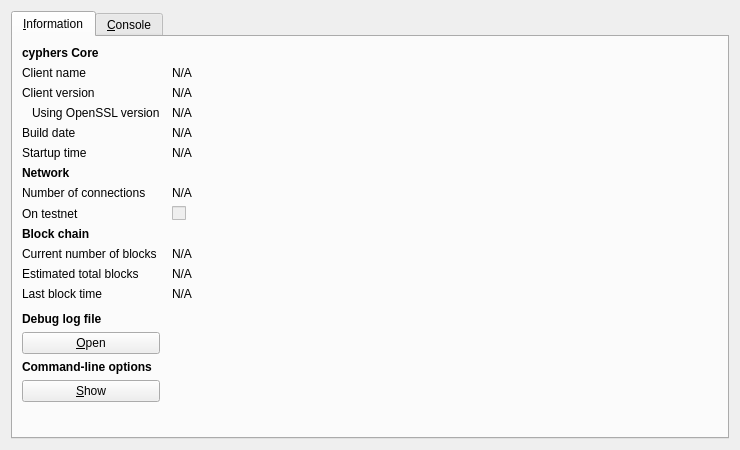
<?xml version="1.0" encoding="UTF-8"?>
<ui version="4.0">
 <class>RPCConsole</class>
 <widget class="QDialog" name="RPCConsole">
  <property name="geometry">
   <rect>
    <x>0</x>
    <y>0</y>
    <width>740</width>
    <height>450</height>
   </rect>
  </property>
  <property name="windowTitle">
   <string>cyphers - Debug window</string>
  </property>
  <layout class="QVBoxLayout" name="verticalLayout_2">
   <item>
    <widget class="QTabWidget" name="tabWidget">
     <property name="currentIndex">
      <number>0</number>
     </property>
     <widget class="QWidget" name="tab_info">
      <attribute name="title">
       <string>&amp;Information</string>
      </attribute>
      <layout class="QGridLayout" name="gridLayout" columnstretch="0,1">
       <property name="horizontalSpacing">
        <number>12</number>
       </property>
       <item row="0" column="0">
        <widget class="QLabel" name="label_9">
         <property name="font">
          <font>
           <weight>75</weight>
           <bold>true</bold>
          </font>
         </property>
         <property name="text">
          <string>cyphers Core</string>
         </property>
        </widget>
       </item>
       <item row="1" column="0">
        <widget class="QLabel" name="label_5">
         <property name="text">
          <string>Client name</string>
         </property>
        </widget>
       </item>
       <item row="1" column="1">
        <widget class="QLabel" name="clientName">
         <property name="cursor">
          <cursorShape>IBeamCursor</cursorShape>
         </property>
         <property name="text">
          <string>N/A</string>
         </property>
         <property name="textFormat">
          <enum>Qt::PlainText</enum>
         </property>
         <property name="textInteractionFlags">
          <set>Qt::LinksAccessibleByMouse|Qt::TextSelectableByKeyboard|Qt::TextSelectableByMouse</set>
         </property>
        </widget>
       </item>
       <item row="2" column="0">
        <widget class="QLabel" name="label_6">
         <property name="text">
          <string>Client version</string>
         </property>
        </widget>
       </item>
       <item row="2" column="1">
        <widget class="QLabel" name="clientVersion">
         <property name="cursor">
          <cursorShape>IBeamCursor</cursorShape>
         </property>
         <property name="text">
          <string>N/A</string>
         </property>
         <property name="textFormat">
          <enum>Qt::PlainText</enum>
         </property>
         <property name="textInteractionFlags">
          <set>Qt::LinksAccessibleByMouse|Qt::TextSelectableByKeyboard|Qt::TextSelectableByMouse</set>
         </property>
        </widget>
       </item>
       <item row="3" column="0">
        <widget class="QLabel" name="label_14">
         <property name="text">
          <string>Using OpenSSL version</string>
         </property>
         <property name="indent">
          <number>10</number>
         </property>
        </widget>
       </item>
       <item row="3" column="1">
        <widget class="QLabel" name="openSSLVersion">
         <property name="cursor">
          <cursorShape>IBeamCursor</cursorShape>
         </property>
         <property name="text">
          <string>N/A</string>
         </property>
         <property name="textFormat">
          <enum>Qt::PlainText</enum>
         </property>
         <property name="textInteractionFlags">
          <set>Qt::LinksAccessibleByMouse|Qt::TextSelectableByKeyboard|Qt::TextSelectableByMouse</set>
         </property>
        </widget>
       </item>
       <item row="4" column="0">
        <widget class="QLabel" name="label_12">
         <property name="text">
          <string>Build date</string>
         </property>
        </widget>
       </item>
       <item row="4" column="1">
        <widget class="QLabel" name="buildDate">
         <property name="cursor">
          <cursorShape>IBeamCursor</cursorShape>
         </property>
         <property name="text">
          <string>N/A</string>
         </property>
         <property name="textFormat">
          <enum>Qt::PlainText</enum>
         </property>
         <property name="textInteractionFlags">
          <set>Qt::LinksAccessibleByMouse|Qt::TextSelectableByKeyboard|Qt::TextSelectableByMouse</set>
         </property>
        </widget>
       </item>
       <item row="5" column="0">
        <widget class="QLabel" name="label_13">
         <property name="text">
          <string>Startup time</string>
         </property>
        </widget>
       </item>
       <item row="5" column="1">
        <widget class="QLabel" name="startupTime">
         <property name="cursor">
          <cursorShape>IBeamCursor</cursorShape>
         </property>
         <property name="text">
          <string>N/A</string>
         </property>
         <property name="textFormat">
          <enum>Qt::PlainText</enum>
         </property>
         <property name="textInteractionFlags">
          <set>Qt::LinksAccessibleByMouse|Qt::TextSelectableByKeyboard|Qt::TextSelectableByMouse</set>
         </property>
        </widget>
       </item>
       <item row="6" column="0">
        <widget class="QLabel" name="label_11">
         <property name="font">
          <font>
           <weight>75</weight>
           <bold>true</bold>
          </font>
         </property>
         <property name="text">
          <string>Network</string>
         </property>
        </widget>
       </item>
       <item row="7" column="0">
        <widget class="QLabel" name="label_7">
         <property name="text">
          <string>Number of connections</string>
         </property>
        </widget>
       </item>
       <item row="7" column="1">
        <widget class="QLabel" name="numberOfConnections">
         <property name="cursor">
          <cursorShape>IBeamCursor</cursorShape>
         </property>
         <property name="text">
          <string>N/A</string>
         </property>
         <property name="textFormat">
          <enum>Qt::PlainText</enum>
         </property>
         <property name="textInteractionFlags">
          <set>Qt::LinksAccessibleByMouse|Qt::TextSelectableByKeyboard|Qt::TextSelectableByMouse</set>
         </property>
        </widget>
       </item>
       <item row="8" column="0">
        <widget class="QLabel" name="label_8">
         <property name="text">
          <string>On testnet</string>
         </property>
        </widget>
       </item>
       <item row="8" column="1">
        <widget class="QCheckBox" name="isTestNet">
         <property name="enabled">
          <bool>false</bool>
         </property>
         <property name="text">
          <string/>
         </property>
        </widget>
       </item>
       <item row="9" column="0">
        <widget class="QLabel" name="label_10">
         <property name="font">
          <font>
           <weight>75</weight>
           <bold>true</bold>
          </font>
         </property>
         <property name="text">
          <string>Block chain</string>
         </property>
        </widget>
       </item>
       <item row="10" column="0">
        <widget class="QLabel" name="label_3">
         <property name="text">
          <string>Current number of blocks</string>
         </property>
        </widget>
       </item>
       <item row="10" column="1">
        <widget class="QLabel" name="numberOfBlocks">
         <property name="cursor">
          <cursorShape>IBeamCursor</cursorShape>
         </property>
         <property name="text">
          <string>N/A</string>
         </property>
         <property name="textFormat">
          <enum>Qt::PlainText</enum>
         </property>
         <property name="textInteractionFlags">
          <set>Qt::LinksAccessibleByMouse|Qt::TextSelectableByKeyboard|Qt::TextSelectableByMouse</set>
         </property>
        </widget>
       </item>
       <item row="11" column="0">
        <widget class="QLabel" name="label_4">
         <property name="text">
          <string>Estimated total blocks</string>
         </property>
        </widget>
       </item>
       <item row="11" column="1">
        <widget class="QLabel" name="totalBlocks">
         <property name="cursor">
          <cursorShape>IBeamCursor</cursorShape>
         </property>
         <property name="text">
          <string>N/A</string>
         </property>
         <property name="textFormat">
          <enum>Qt::PlainText</enum>
         </property>
         <property name="textInteractionFlags">
          <set>Qt::LinksAccessibleByMouse|Qt::TextSelectableByKeyboard|Qt::TextSelectableByMouse</set>
         </property>
        </widget>
       </item>
       <item row="12" column="0">
        <widget class="QLabel" name="label_2">
         <property name="text">
          <string>Last block time</string>
         </property>
        </widget>
       </item>
       <item row="12" column="1">
        <widget class="QLabel" name="lastBlockTime">
         <property name="cursor">
          <cursorShape>IBeamCursor</cursorShape>
         </property>
         <property name="text">
          <string>N/A</string>
         </property>
         <property name="textFormat">
          <enum>Qt::PlainText</enum>
         </property>
         <property name="textInteractionFlags">
          <set>Qt::LinksAccessibleByMouse|Qt::TextSelectableByKeyboard|Qt::TextSelectableByMouse</set>
         </property>
        </widget>
       </item>
       <item row="13" column="0">
        <spacer name="verticalSpacer_2">
         <property name="orientation">
          <enum>Qt::Vertical</enum>
         </property>
         <property name="sizeHint" stdset="0">
          <size>
           <width>20</width>
           <height>20</height>
          </size>
         </property>
        </spacer>
       </item>
       <item row="14" column="0">
        <widget class="QLabel" name="labelDebugLogfile">
         <property name="font">
          <font>
           <weight>75</weight>
           <bold>true</bold>
          </font>
         </property>
         <property name="text">
          <string>Debug log file</string>
         </property>
        </widget>
       </item>
       <item row="15" column="0">
        <widget class="QPushButton" name="openDebugLogfileButton">
         <property name="toolTip">
          <string>Open the cyphers debug log file from the current data directory. This can take a few seconds for large log files.</string>
         </property>
         <property name="text">
          <string>&amp;Open</string>
         </property>
         <property name="autoDefault">
          <bool>false</bool>
         </property>
        </widget>
       </item>
       <item row="16" column="0">
        <widget class="QLabel" name="labelCLOptions">
         <property name="font">
          <font>
           <weight>75</weight>
           <bold>true</bold>
          </font>
         </property>
         <property name="text">
          <string>Command-line options</string>
         </property>
        </widget>
       </item>
       <item row="17" column="0">
        <widget class="QPushButton" name="showCLOptionsButton">
         <property name="toolTip">
          <string>Show the cyphers-Qt help message to get a list with possible cyphers command-line options.</string>
         </property>
         <property name="text">
          <string>&amp;Show</string>
         </property>
         <property name="autoDefault">
          <bool>false</bool>
         </property>
        </widget>
       </item>
       <item row="18" column="0">
        <spacer name="verticalSpacer">
         <property name="orientation">
          <enum>Qt::Vertical</enum>
         </property>
         <property name="sizeHint" stdset="0">
          <size>
           <width>20</width>
           <height>40</height>
          </size>
         </property>
        </spacer>
       </item>
      </layout>
     </widget>
     <widget class="QWidget" name="tab_console">
      <attribute name="title">
       <string>&amp;Console</string>
      </attribute>
      <layout class="QVBoxLayout" name="verticalLayout_3">
       <property name="spacing">
        <number>3</number>
       </property>
       <item>
        <widget class="QTextEdit" name="messagesWidget">
         <property name="minimumSize">
          <size>
           <width>0</width>
           <height>100</height>
          </size>
         </property>
         <property name="readOnly">
          <bool>true</bool>
         </property>
         <property name="tabKeyNavigation" stdset="0">
          <bool>false</bool>
         </property>
         <property name="columnCount" stdset="0">
          <number>2</number>
         </property>
        </widget>
       </item>
       <item>
        <layout class="QHBoxLayout" name="horizontalLayout">
         <property name="spacing">
          <number>3</number>
         </property>
         <item>
          <widget class="QLabel" name="label">
           <property name="text">
            <string notr="true">&gt;</string>
           </property>
          </widget>
         </item>
         <item>
          <widget class="QLineEdit" name="lineEdit"/>
         </item>
         <item>
          <widget class="QPushButton" name="clearButton">
           <property name="maximumSize">
            <size>
             <width>24</width>
             <height>24</height>
            </size>
           </property>
           <property name="toolTip">
            <string>Clear console</string>
           </property>
           <property name="text">
            <string/>
           </property>
           <property name="icon">
            <iconset resource="../bitcoin.qrc">
             <normaloff>:/icons/remove</normaloff>:/icons/remove</iconset>
           </property>
           <property name="shortcut">
            <string notr="true">Ctrl+L</string>
           </property>
           <property name="autoDefault">
            <bool>false</bool>
           </property>
          </widget>
         </item>
        </layout>
       </item>
      </layout>
     </widget>
    </widget>
   </item>
  </layout>
 </widget>
 <resources>
  <include location="../bitcoin.qrc"/>
 </resources>
 <connections/>
</ui>
